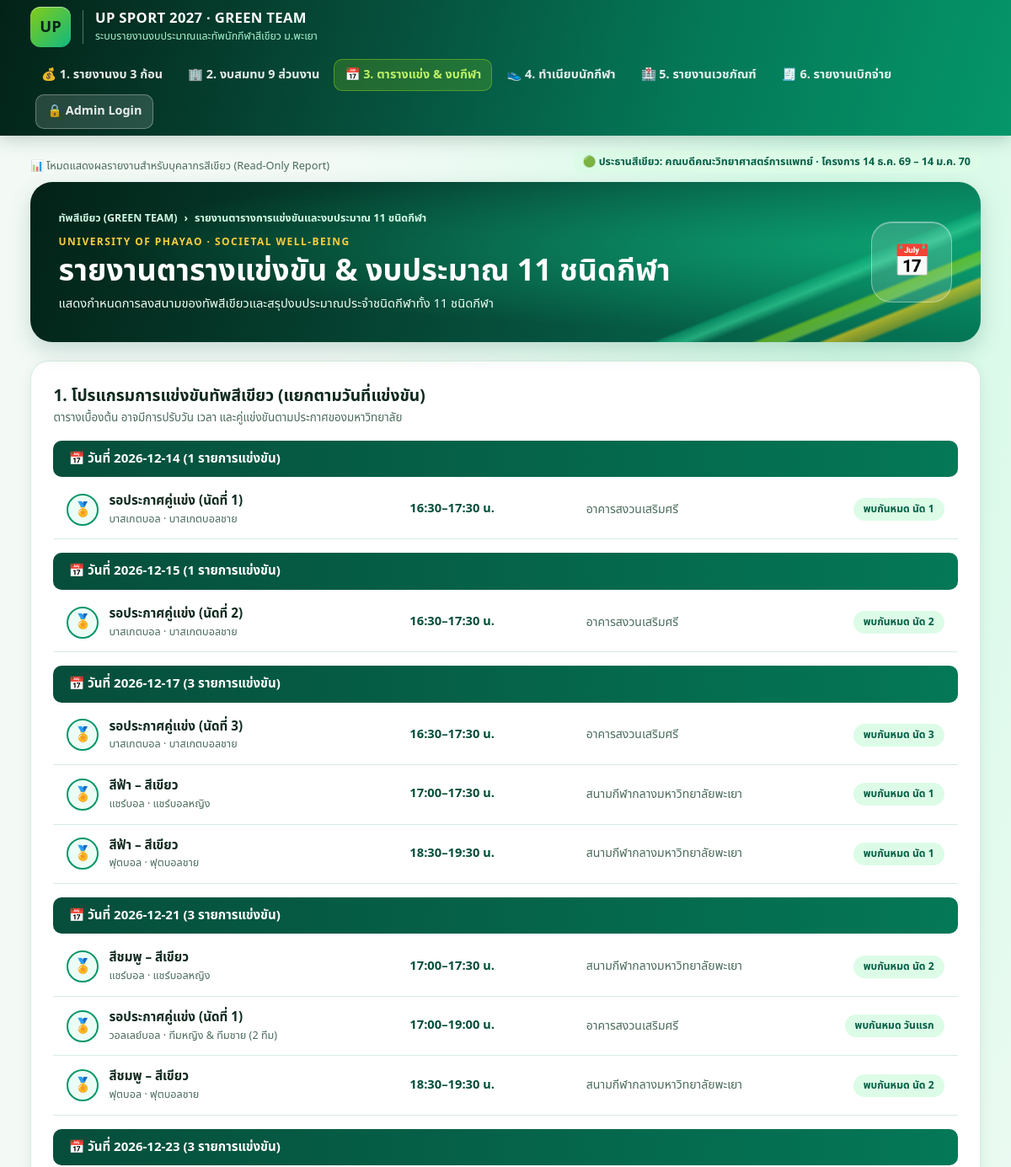
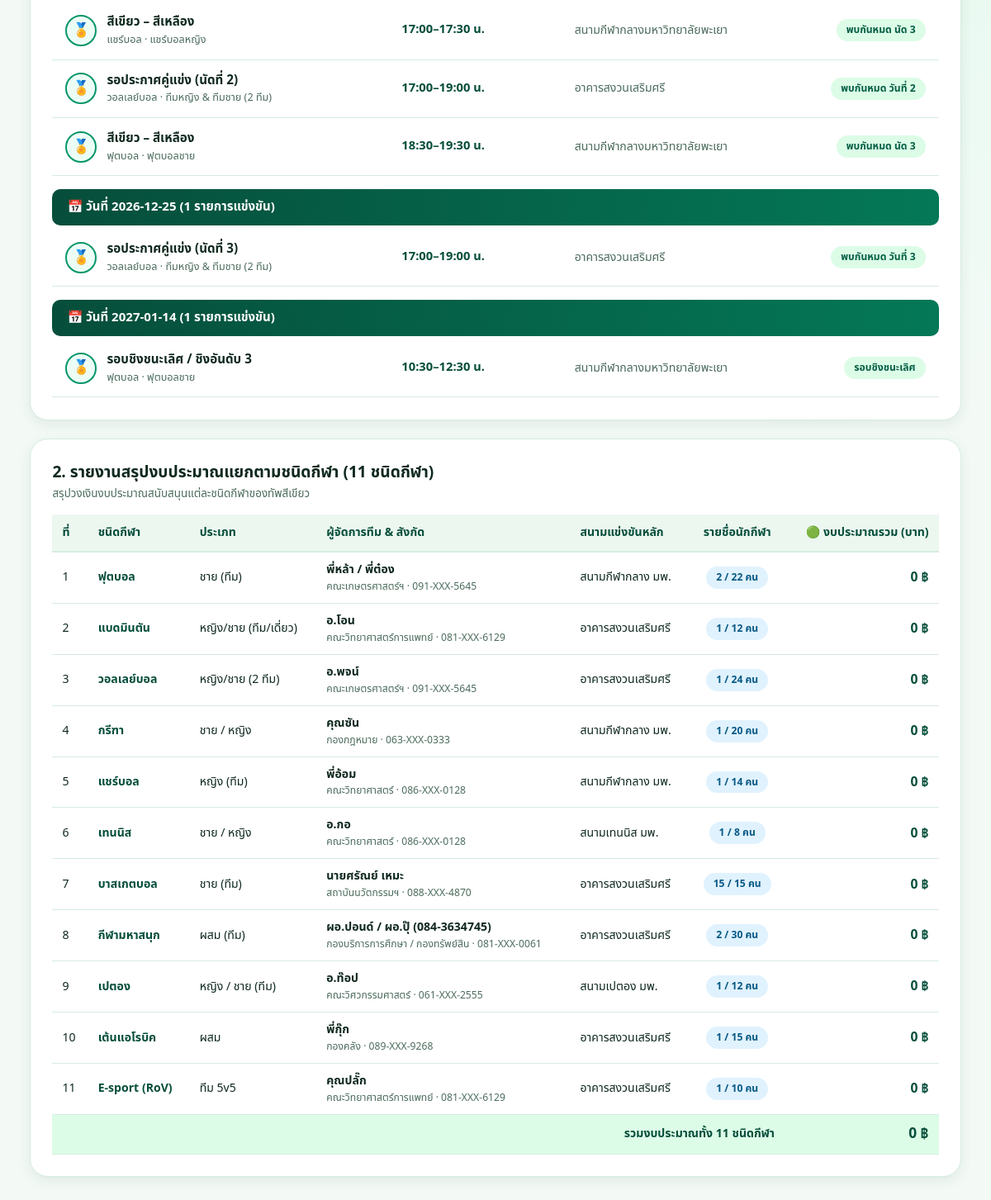
The app's page /sports.php with its own data (2 pictures, top to bottom).
### tables this page shows
CREATE TABLE match_schedules (
    id INT AUTO_INCREMENT PRIMARY KEY,
    sport_id INT NOT NULL,
    match_date DATE NOT NULL,
    start_time TIME NOT NULL,
    end_time TIME NULL,
    team_division VARCHAR(100) NULL,
    opponent_color VARCHAR(100) DEFAULT 'รอประกาศคู่แข่ง',
    venue VARCHAR(150) NOT NULL,
    round_name VARCHAR(100) DEFAULT 'รอบพบกันหมด',
    water_ice_budget DECIMAL(10,2) DEFAULT 200.00,
    sponsor_bottles_needed INT DEFAULT 15,
    medical_bag_code VARCHAR(20) DEFAULT 'BAG-01',
    match_status ENUM('SCHEDULED', 'COMPLETED', 'POSTPONED') DEFAULT 'SCHEDULED',
    match_result VARCHAR(100) NULL,
    FOREIGN KEY (sport_id) REFERENCES sports(id) ON DELETE CASCADE
);

CREATE TABLE sports (
    id INT AUTO_INCREMENT PRIMARY KEY,
    sport_no INT NOT NULL UNIQUE,
    sport_name VARCHAR(100) NOT NULL,
    sport_type VARCHAR(100) NOT NULL,
    default_venue VARCHAR(150) NOT NULL,
    manager_unit_id INT NULL,
    manager_unit VARCHAR(150) NOT NULL,
    manager_name VARCHAR(150) NOT NULL,
    manager_phone VARCHAR(50) NULL,
    sub_manager_name VARCHAR(150) NULL,
    sub_manager_phone VARCHAR(50) NULL,
    target_athletes INT NOT NULL DEFAULT 15,
    registered_athletes INT NOT NULL DEFAULT 0,
    practice_days INT NOT NULL DEFAULT 3,
    practice_cost_per_day DECIMAL(10,2) NOT NULL DEFAULT 150.00,
    match_days INT NOT NULL DEFAULT 3,
    match_cost_per_day DECIMAL(10,2) NOT NULL DEFAULT 300.00,
    extra_consumables_cost DECIMAL(10,2) NOT NULL DEFAULT 0.00,
    alloc_tranche_1 DECIMAL(10,2) NOT NULL DEFAULT 0.00,
    alloc_tranche_2 DECIMAL(10,2) NOT NULL DEFAULT 0.00,
    alloc_tranche_3 DECIMAL(10,2) NOT NULL DEFAULT 0.00,
    sponsor_bottles_per_match INT NOT NULL DEFAULT 15,
    cooling_spray_quota INT NOT NULL DEFAULT 1,
    medical_risk ENUM('LOW', 'MEDIUM', 'HIGH') DEFAULT 'MEDIUM',
    notes TEXT NULL,
    FOREIGN KEY (manager_unit_id) REFERENCES units(id) ON DELETE SET NULL
);

### config/db.php (called while the page is built, shortened)
<?php
function h($str): string {
    return htmlspecialchars((string)$str, ENT_QUOTES, 'UTF-8');
}
function mask_phone($phone, bool $show_full = false): string {
    $raw = trim((string)$phone);
    $digits = preg_replace('/\D+/', '', $raw);
    if (strlen($digits) >= 9) {
        return substr($digits, 0, 3) . '-XXX-' . substr($digits, -4);
    }
    return $raw;
}

### config/auth.php (called while the page is built, shortened)
<?php
require_once __DIR__ . '/db.php';
function is_admin_logged_in(): bool {
    if (empty($_SESSION['green_admin_logged_in'])) {
        return false;
    }
    return true;
}

### sports.php (the view, shortened to what this page needs)
<?php
require_once __DIR__ . '/config/auth.php';
$sports = $pdo->query("
    SELECT s.*,
           (SELECT COUNT(*) FROM sport_members sm WHERE sm.sport_id = s.id) AS member_count
    FROM sports s
    ORDER BY s.sport_no ASC
")->fetchAll();
$schedules = $pdo->query("
    SELECT ms.*, s.sport_name
    FROM match_schedules ms
    JOIN sports s ON s.id = ms.sport_id
    ORDER BY ms.match_date ASC, ms.start_time ASC
")->fetchAll();
$grouped_matches = [];
foreach ($schedules as $m) {
    $grouped_matches[$m['match_date']][] = $m;
}
require_once __DIR__ . '/includes/header.php';
?>
<div class="white-shell">
  <div style="display:flex; justify-content:space-between; align-items:center; flex-wrap:wrap; gap:10px; margin-bottom:12px;">
    <div>
      <h2 style="font-size:1.2rem; font-weight:800;">1. โปรแกรมการแข่งขันทัพสีเขียว (แยกตามวันที่แข่งขัน)</h2>
      <p style="font-size:0.84rem; color:var(--muted);">ตารางเบื้องต้น อาจมีการปรับวัน เวลา และคู่แข่งขันตามประกาศของมหาวิทยาลัย</p>
    </div>
  </div>
  <?php foreach ($grouped_matches as $m_date => $matches): ?>
    <div class="date-bar">
      <span>📅 วันที่ <?= h($m_date) ?> (<?= count($matches) ?> รายการแข่งขัน)</span>
    </div>
    <?php foreach ($matches as $m): ?>
      <div class="item-row">
        <div class="item-title-box">
          <div class="sport-circle-icon">🏅</div>
          <div>
            <div class="item-main-title"><?= h($m['opponent_color']) ?></div>
            <div class="item-sub-title"><?= h($m['sport_name']) ?> · <?= h($m['team_division']) ?></div>
          </div>
        </div>
        <div class="item-time">
          <?= substr(h($m['start_time']), 0, 5) ?><?= $m['end_time'] ? '–' . substr(h($m['end_time']), 0, 5) : '' ?> น.
        </div>
        <div class="item-venue"><?= h($m['venue']) ?></div>
        <div style="text-align:right;">
          <span class="status-pill"><?= h($m['round_name'] ?: 'ตามกำหนด') ?></span>
        </div>
      </div>
    <?php endforeach; ?>
  <?php endforeach; ?>
</div>
<div class="white-shell">
  <div style="display:flex; justify-content:space-between; align-items:center; flex-wrap:wrap; gap:10px; margin-bottom:14px;">
    <div>
      <h2 style="font-size:1.2rem; font-weight:800;">2. รายงานสรุปงบประมาณแยกตามชนิดกีฬา (11 ชนิดกีฬา)</h2>
      <p style="font-size:0.84rem; color:var(--muted);">สรุปวงเงินงบประมาณสนับสนุนแต่ละชนิดกีฬาของทัพสีเขียว</p>
    </div>
  </div>
  <div style="overflow-x:auto;">
    <table class="up-table">
      <thead>
        <tr>
          <th>ที่</th>
          <th>ชนิดกีฬา</th>
          <th>ประเภท</th>
          <th>ผู้จัดการทีม &amp; สังกัด</th>
          <th>สนามแข่งขันหลัก</th>
          <th style="text-align:center;">รายชื่อนักกีฬา</th>
          <th style="text-align:right;">🟢 งบประมาณรวม (บาท)</th>
        </tr>
      </thead>
      <tbody>
        <?php
        $grand_sport_total = 0;
        foreach ($sports as $sp):
          $id = (int)$sp['id'];
          $sub_total = (float)$sp['alloc_tranche_1'] + (float)$sp['alloc_tranche_2'] + (float)$sp['alloc_tranche_3'];
          $grand_sport_total += $sub_total;
        ?>
        <tr>
          <td><?= (int)$sp['sport_no'] ?></td>
          <td>
            <a href="athletes.php?sport_id=<?= $id ?>" style="font-weight:800; color:var(--green-dark);">
              <?= h($sp['sport_name']) ?>
            </a>
          </td>
          <td><?= h($sp['sport_type']) ?></td>
          <td>
            <strong><?= h($sp['manager_name']) ?><?= $sp['sub_manager_name'] ? ' / ' . h($sp['sub_manager_name']) : '' ?></strong>
            <div style="font-size:0.76rem; color:var(--muted);"><?= h($sp['manager_unit']) ?> · <?= h(mask_phone($sp['manager_phone'], is_admin_logged_in())) ?></div>
          </td>
          <td><?= h($sp['default_venue']) ?></td>
          <td style="text-align:center;">
            <a href="athletes.php?sport_id=<?= $id ?>" class="status-pill info"><?= (int)$sp['member_count'] ?> / <?= (int)$sp['target_athletes'] ?> คน</a>
          </td>
          <td style="text-align:right; font-weight:850; font-size:0.98rem; color:var(--green-dark);">
            <?= number_format($sub_total) ?> ฿
          </td>
        </tr>
        <?php endforeach; ?>
      </tbody>
      <tfoot>
        <tr style="background:#dcfce7; font-weight:850; color:var(--green-dark);">
          <td colspan="6" style="text-align:right;">รวมงบประมาณทั้ง 11 ชนิดกีฬา</td>
          <td style="text-align:right; font-size:1.08rem;"><?= number_format($grand_sport_total) ?> ฿</td>
        </tr>
      </tfoot>
    </table>
  </div>
</div>
<?php require_once __DIR__ . '/includes/footer.php'; ?>

### assets/css/green-theme.css (style rules this page uses)
:root { --ink: #0f291e; --muted: #4b6b5c; --deep: #042f1f; --green: #059669; --green-dark: #064e3b; --green-mid: #047857; --hot: #84cc16; --gold: #f9ce40; --paper: #f3faf6; --line: #d5ece0; --white: #ffffff; --radius: 16px; --shadow: 0 5px 15px rgba(6, 57, 38, 0.08); --max: 1408px; --pad: clamp(16px, 3vw, 40px); --thai: "Noto Sans Thai", "Leelawadee UI", "Tahoma", system-ui, sans-serif; }
*, *::before, *::after { box-sizing: border-box; }
html { color-scheme: light; }
body { margin: 0; background: radial-gradient(ellipse at 83% 13%, #d1fae5 0, transparent 38rem), var(--paper); color: var(--ink); font: 15.5px/1.56 var(--thai); font-variant-numeric: tabular-nums; min-height: 100vh; }
h1, h2, h3, h4, p { margin: 0; }
a { color: var(--green-dark); text-decoration: none; }
.white-shell { background: var(--white); border-radius: 22px; border: 1px solid var(--line); box-shadow: var(--shadow); padding: clamp(18px, 2.2vw, 28px); margin-bottom: 22px; }
.date-bar { background: linear-gradient(90deg, #064e3b 0%, #047857 100%); color: var(--white); padding: 10px 18px; border-radius: 10px; font-weight: 750; font-size: 0.94rem; display: flex; align-items: center; justify-content: space-between; flex-wrap: wrap; gap: 10px; margin-top: 16px; margin-bottom: 4px; }
.item-row { display: grid; grid-template-columns: 2.2fr 1.1fr 1.3fr 1fr; align-items: center; gap: 12px; padding: 13px 16px; border-bottom: 1px solid var(--line); transition: background 0.12s; }
.item-title-box { display: flex; align-items: center; gap: 12px; }
.sport-circle-icon { width: 38px; height: 38px; border-radius: 50%; background: #ecfdf5; border: 2px solid var(--green); color: var(--green-dark); display: grid; place-items: center; font-size: 1.05rem; flex: none; }
.item-main-title { font-weight: 750; color: var(--ink); font-size: 0.95rem; }
.item-sub-title { font-size: 0.79rem; color: var(--muted); }
.item-time { font-weight: 750; color: var(--green-dark); font-size: 0.92rem; }
.item-venue { color: var(--muted); font-size: 0.88rem; }
.status-pill { display: inline-block; padding: 4px 12px; border-radius: 99px; font-size: 0.76rem; font-weight: 750; text-align: center; background: #dcfce7; color: #065f46; }
.status-pill.info { background: #e0f2fe; color: #075985; }
.up-table { width: 100%; border-collapse: collapse; font-size: 0.88rem; }
.up-table th { text-align: left; padding: 11px 12px; background: #ecf7f0; color: var(--green-dark); font-weight: 750; border-bottom: 2px solid var(--line); }
.up-table td { padding: 10px 12px; border-bottom: 1px solid var(--line); vertical-align: middle; }

### records on screen
match_schedules: opponent_color "รอประกาศคู่แข่ง (นัดที่ 1)", sport.sport_name "บาสเกตบอล", team_division "บาสเกตบอลชาย", start_time "16:30", end_time "17:30", venue "อาคารสงวนเสริมศรี", round_name "พบกันหมด นัด 1"
match_schedules: opponent_color "รอประกาศคู่แข่ง (นัดที่ 2)", sport.sport_name "บาสเกตบอล", team_division "บาสเกตบอลชาย", start_time "16:30", end_time "17:30", venue "อาคารสงวนเสริมศรี", round_name "พบกันหมด นัด 2"
match_schedules: opponent_color "รอประกาศคู่แข่ง (นัดที่ 3)", sport.sport_name "บาสเกตบอล", team_division "บาสเกตบอลชาย", start_time "16:30", end_time "17:30", venue "อาคารสงวนเสริมศรี", round_name "พบกันหมด นัด 3"
match_schedules: opponent_color "สีฟ้า – สีเขียว", sport.sport_name "แชร์บอล", team_division "แชร์บอลหญิง", start_time "17:00", end_time "17:30", venue "สนามกีฬากลางมหาวิทยาลัยพะเยา", round_name "พบกันหมด นัด 1"
match_schedules: opponent_color "สีฟ้า – สีเขียว", sport.sport_name "ฟุตบอล", team_division "ฟุตบอลชาย", start_time "18:30", end_time "19:30", venue "สนามกีฬากลางมหาวิทยาลัยพะเยา", round_name "พบกันหมด นัด 1"
match_schedules: opponent_color "สีชมพู – สีเขียว", sport.sport_name "แชร์บอล", team_division "แชร์บอลหญิง", start_time "17:00", end_time "17:30", venue "สนามกีฬากลางมหาวิทยาลัยพะเยา", round_name "พบกันหมด นัด 2"
match_schedules: opponent_color "รอประกาศคู่แข่ง (นัดที่ 1)", sport.sport_name "วอลเลย์บอล", team_division "ทีมหญิง & ทีมชาย (2 ทีม)", start_time "17:00", end_time "19:00", venue "อาคารสงวนเสริมศรี", round_name "พบกันหมด วันแรก"
match_schedules: opponent_color "สีชมพู – สีเขียว", sport.sport_name "ฟุตบอล", team_division "ฟุตบอลชาย", start_time "18:30", end_time "19:30", venue "สนามกีฬากลางมหาวิทยาลัยพะเยา", round_name "พบกันหมด นัด 2"
match_schedules: opponent_color "สีเขียว – สีเหลือง", sport.sport_name "แชร์บอล", team_division "แชร์บอลหญิง", start_time "17:00", end_time "17:30", venue "สนามกีฬากลางมหาวิทยาลัยพะเยา", round_name "พบกันหมด นัด 3"
match_schedules: opponent_color "รอประกาศคู่แข่ง (นัดที่ 2)", sport.sport_name "วอลเลย์บอล", team_division "ทีมหญิง & ทีมชาย (2 ทีม)", start_time "17:00", end_time "19:00", venue "อาคารสงวนเสริมศรี", round_name "พบกันหมด วันที่ 2"
match_schedules: opponent_color "สีเขียว – สีเหลือง", sport.sport_name "ฟุตบอล", team_division "ฟุตบอลชาย", start_time "18:30", end_time "19:30", venue "สนามกีฬากลางมหาวิทยาลัยพะเยา", round_name "พบกันหมด นัด 3"
match_schedules: opponent_color "รอประกาศคู่แข่ง (นัดที่ 3)", sport.sport_name "วอลเลย์บอล", team_division "ทีมหญิง & ทีมชาย (2 ทีม)", start_time "17:00", end_time "19:00", venue "อาคารสงวนเสริมศรี", round_name "พบกันหมด วันที่ 3"
match_schedules: opponent_color "รอบชิงชนะเลิศ / ชิงอันดับ 3", sport.sport_name "ฟุตบอล", team_division "ฟุตบอลชาย", start_time "10:30", end_time "12:30", venue "สนามกีฬากลางมหาวิทยาลัยพะเยา", round_name "รอบชิงชนะเลิศ"
sports: sport_no "1", sport_name "ฟุตบอล", sport_type "ชาย (ทีม)", manager_name "พี่หล้า", sub_manager_name "พี่ต๋อง", manager_unit "คณะเกษตรศาสตร์ฯ", manager_phone "091-XXX-5645", default_venue "สนามกีฬากลาง มพ.", member_count "2", target_athletes "22", sub_total "0"
sports: sport_no "2", sport_name "แบดมินตัน", sport_type "หญิง/ชาย (ทีม/เดี่ยว)", manager_name "อ.โอน", manager_unit "คณะวิทยาศาสตร์การแพทย์", manager_phone "081-XXX-6129", default_venue "อาคารสงวนเสริมศรี", member_count "1", target_athletes "12", sub_total "0"
sports: sport_no "3", sport_name "วอลเลย์บอล", sport_type "หญิง/ชาย (2 ทีม)", manager_name "อ.พจน์", manager_unit "คณะเกษตรศาสตร์ฯ", manager_phone "091-XXX-5645", default_venue "อาคารสงวนเสริมศรี", member_count "1", target_athletes "24", sub_total "0"
sports: sport_no "4", sport_name "กรีฑา", sport_type "ชาย / หญิง", manager_name "คุณซัน", manager_unit "กองกฎหมาย", manager_phone "063-XXX-0333", default_venue "สนามกีฬากลาง มพ.", member_count "1", target_athletes "20", sub_total "0"
sports: sport_no "5", sport_name "แชร์บอล", sport_type "หญิง (ทีม)", manager_name "พี่อ้อม", manager_unit "คณะวิทยาศาสตร์", manager_phone "086-XXX-0128", default_venue "สนามกีฬากลาง มพ.", member_count "1", target_athletes "14", sub_total "0"
sports: sport_no "6", sport_name "เทนนิส", sport_type "ชาย / หญิง", manager_name "อ.กอ", manager_unit "คณะวิทยาศาสตร์", manager_phone "086-XXX-0128", default_venue "สนามเทนนิส มพ.", member_count "1", target_athletes "8", sub_total "0"
sports: sport_no "7", sport_name "บาสเกตบอล", sport_type "ชาย (ทีม)", manager_name "นายศรัณย์ เหมะ", manager_unit "สถาบันนวัตกรรมฯ", manager_phone "088-XXX-4870", default_venue "อาคารสงวนเสริมศรี", member_count "15", target_athletes "15", sub_total "0"
sports: sport_no "8", sport_name "กีฬามหาสนุก", sport_type "ผสม (ทีม)", manager_name "ผอ.ปอนด์", sub_manager_name "ผอ.ปุ๊ (084-3634745)", manager_unit "กองบริการการศึกษา / กองทรัพย์สิน", manager_phone "081-XXX-0061", default_venue "อาคารสงวนเสริมศรี", member_count "2", target_athletes "30", sub_total "0"
sports: sport_no "9", sport_name "เปตอง", sport_type "หญิง / ชาย (ทีม)", manager_name "อ.ท๊อป", manager_unit "คณะวิศวกรรมศาสตร์", manager_phone "061-XXX-2555", default_venue "สนามเปตอง มพ.", member_count "1", target_athletes "12", sub_total "0"
sports: sport_no "10", sport_name "เต้นแอโรบิค", sport_type "ผสม", manager_name "พี่กุ๊ก", manager_unit "กองคลัง", manager_phone "089-XXX-9268", default_venue "อาคารสงวนเสริมศรี", member_count "1", target_athletes "15", sub_total "0"
sports: sport_no "11", sport_name "E-sport (RoV)", sport_type "ทีม 5v5", manager_name "คุณปลั๊ก", manager_unit "คณะวิทยาศาสตร์การแพทย์", manager_phone "081-XXX-6129", default_venue "อาคารสงวนเสริมศรี", member_count "1", target_athletes "10", sub_total "0"

### other values on screen
$page_crumb "รายงานตารางการแข่งขันและงบประมาณ 11 ชนิดกีฬา"
$page_heading "รายงานตารางแข่งขัน & งบประมาณ 11 ชนิดกีฬา"
$page_desc "แสดงกำหนดการลงสนามของทัพสีเขียวและสรุปงบประมาณประจำชนิดกีฬาทั้ง 11 ชนิดกีฬา"
$page_icon "📅"
$m_date "2026-12-14"
count($matches) "1"
$m_date "2026-12-15"
$m_date "2026-12-17"
count($matches) "3"
$m_date "2026-12-21"
$m_date "2026-12-23"
$m_date "2026-12-25"
$m_date "2027-01-14"
$grand_sport_total "0"
